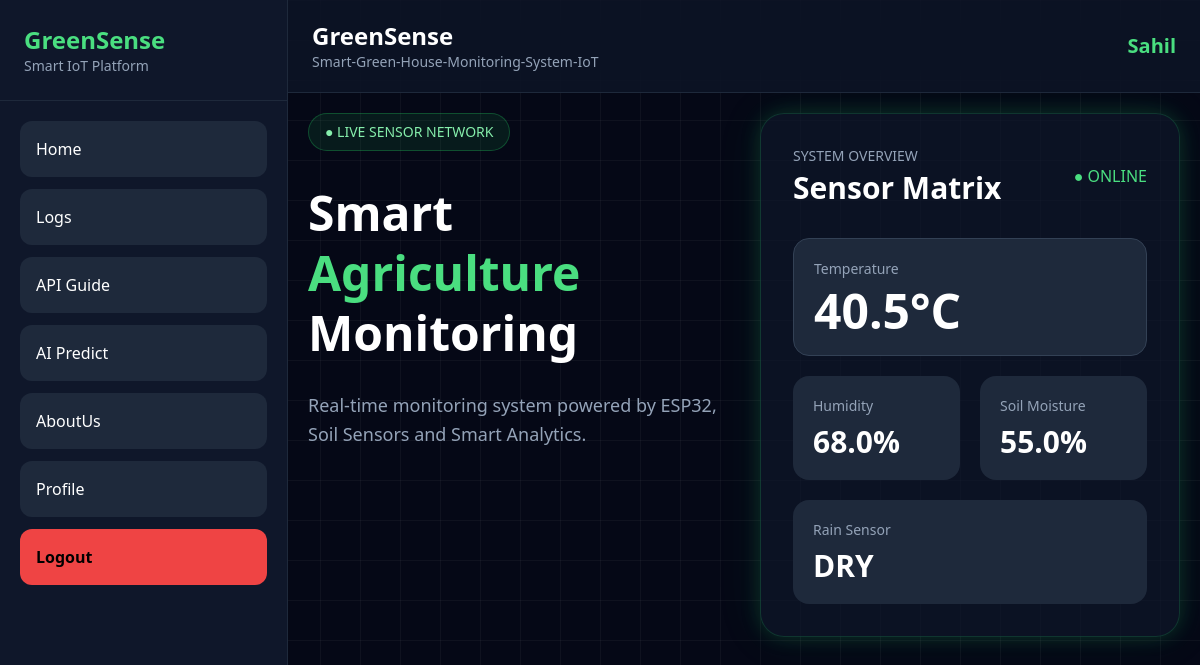
Page / (signed in) on the earlier database version.
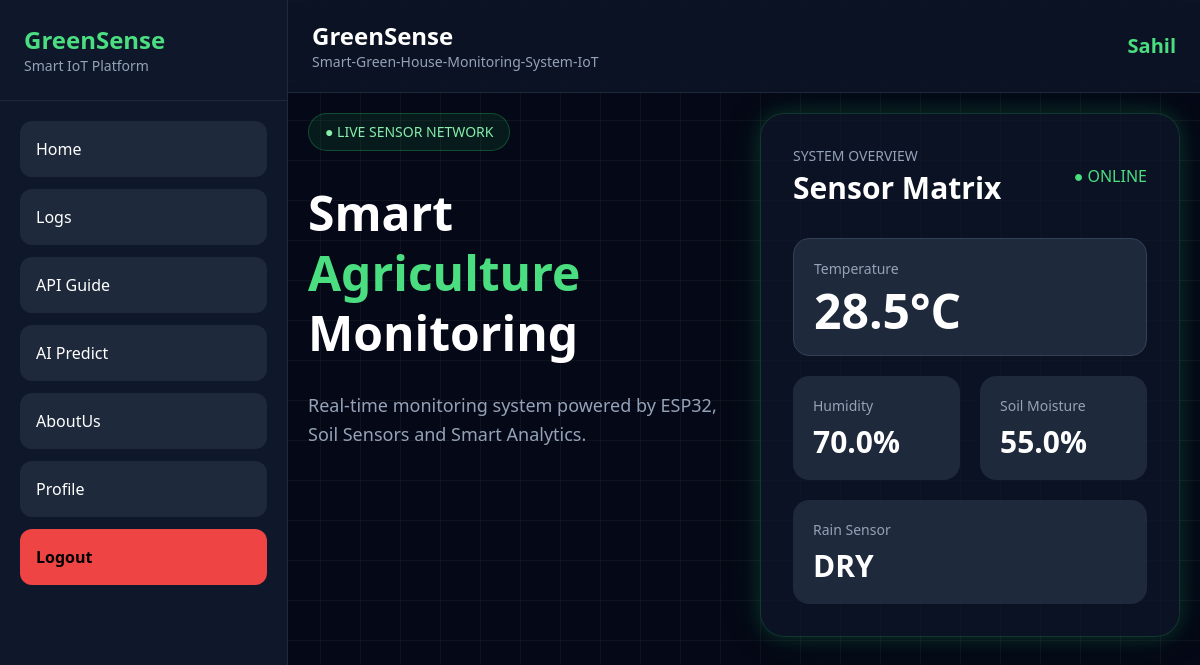
Same page on the later database version.
### tables this page shows
CREATE TABLE logdata (
                logid INTEGER PRIMARY KEY AUTOINCREMENT,
                devicename TEXT DEFAULT 'device123',
                tempval REAL DEFAULT 0.0,
                humval REAL DEFAULT 0.0,
                soilmoistureval REAL DEFAULT 0.0,
                rainval INTEGER DEFAULT 0,
                timestamp DATETIME DEFAULT CURRENT_TIMESTAMP
            );

### app.py (the view)
@app.route("/")
@loginRequired
def homePage():
    try:
        connection = getDbConnection()
        cursor = connection.cursor()
        cursor.execute("""
            SELECT *
            FROM logdata
            ORDER BY logid DESC
            LIMIT 1
        """)
        latestLog = cursor.fetchone()
        connection.close()
        return render_template(
            "welcome.html",
            latestLog=latestLog
        )
    except Exception as error:
        print(f"error | home page failed | app.py | {error}")
        return "Internal Server Error"

### app.py (called while the page is built)
def getDbConnection():
    try:
        connection = sqlite3.connect(dbPath)
        connection.row_factory = sqlite3.Row
        return connection
    except Exception as error:
        print(f"error | database connection failed | app.py | {error}")
        return None

def loginRequired(routeFunction):
    @wraps(routeFunction)
    def wrappedFunction(*args, **kwargs):
        if not session.get("username"):
            return redirect("/login")
        return routeFunction(*args, **kwargs)
    return wrappedFunction

### templates/welcome.html
{% extends "base.html" %}
{% block content %}
<div class="grid lg:grid-cols-2 gap-8">
    <div>
        <div class="inline-flex items-center gap-2 border border-green-500/30 bg-green-500/10 px-4 py-2 rounded-full text-green-300 text-sm mb-8">
            ● LIVE SENSOR NETWORK
        </div>
        <h1 class="text-5xl font-black leading-tight">
            Smart
            <span class="text-green-400">
                Agriculture
            </span>
            Monitoring
        </h1>
        <p class="mt-7 text-slate-400 text-lg leading-relaxed">
            Real-time monitoring system powered by ESP32,
            Soil Sensors and Smart Analytics.
        </p>
    </div>
    <div class="glowBox border border-green-500/20 rounded-3xl p-8 bg-slate-900/70">
        <div class="flex items-center justify-between mb-8">
            <div>
                <p class="text-slate-400 text-sm">
                    SYSTEM OVERVIEW
                </p>
                <h2 class="text-3xl font-black mt-1">
                    Sensor Matrix
                </h2>
            </div>
            <div class="text-green-400">
                ● ONLINE
            </div>
        </div>
        {% if latestLog %}
        <div class="space-y-5">
            <div class="bg-slate-800 rounded-2xl p-5 border border-slate-700">
                <p class="text-slate-400 text-sm">
                    Temperature
                </p>
                <h3 class="text-5xl font-black mt-2">
                    {{ latestLog.tempval }}°C
                </h3>
            </div>
            <div class="grid grid-cols-2 gap-5">
                <div class="bg-slate-800 rounded-2xl p-5">
                    <p class="text-slate-400 text-sm">
                        Humidity
                    </p>
                    <h3 class="text-3xl font-black mt-2">
                        {{ latestLog.humval }}%
                    </h3>
                </div>
                <div class="bg-slate-800 rounded-2xl p-5">
                    <p class="text-slate-400 text-sm">
                        Soil Moisture
                    </p>
                    <h3 class="text-3xl font-black mt-2">
                        {{ latestLog.soilmoistureval }}%
                    </h3>
                </div>
            </div>
            <div class="bg-slate-800 rounded-2xl p-5">
                <p class="text-slate-400 text-sm">
                    Rain Sensor
                </p>
                <h3 class="text-3xl font-black mt-2">
                    {% if latestLog.rainval == 1 %}
                        RAIN DETECTED
                    {% else %}
                        DRY
                    {% endif %}
                </h3>
            </div>
        </div>
        {% else %}
        <div class="text-center py-20 text-slate-400">
            No Sensor Data Available
        </div>
        {% endif %}
    </div>
</div>
{% endblock %}

### templates/base.html (shortened to what this page needs)
<!DOCTYPE html>
<html lang="en">
<head>
    <script src="https://cdn.tailwindcss.com"></script>
</head>
<body class="text-white min-h-screen">
    <div class="flex">
        <aside id="sidebar"
            class="fixed lg:relative z-50 top-0 left-0 h-screen w-72 bg-slate-900 border-r border-slate-800 transform -translate-x-full lg:translate-x-0 transition duration-300">
            <div class="p-6 flex items-center justify-between border-b border-slate-800">
                <div>
                    <h1 class="text-2xl font-black text-green-400">
                        GreenSense
                    </h1>
                    <p class="text-sm text-slate-400">
                        Smart IoT Platform
                    </p>
                </div>
            </div>
            <nav class="p-5 space-y-3">
                <a href="/" class="block bg-slate-800 hover:bg-green-500 hover:text-black transition rounded-xl p-4">Home</a>
                <a href="/logdata" class="block bg-slate-800 hover:bg-green-500 hover:text-black transition rounded-xl p-4">Logs</a>
                <a href="/apiguide" class="block bg-slate-800 hover:bg-green-500 hover:text-black transition rounded-xl p-4">API Guide</a>
                <a href="/predict" class="block bg-slate-800 hover:bg-green-500 hover:text-black transition rounded-xl p-4">AI Predict</a>
                <a href="/aboutus" class="block bg-slate-800 hover:bg-green-500 hover:text-black transition rounded-xl p-4">AboutUs</a>
                <a href="/profile" class="block bg-slate-800 hover:bg-green-500 hover:text-black transition rounded-xl p-4">Profile</a>
                <a href="/logout" class="block bg-red-500 hover:bg-red-400 transition rounded-xl p-4 text-black font-bold">Logout</a>
            </nav>
        </aside>
        <main class="flex-1 min-h-screen">
            <header class="border-b border-slate-800 bg-slate-900/70 backdrop-blur-xl">
                <div class="px-6 py-5 flex items-center justify-between">
                    <div class="flex items-center gap-4">
                        <div>
                            <h1 class="text-2xl font-black">
                                GreenSense
                            </h1>
                            <p class="text-sm text-slate-400">
                                Smart-Green-House-Monitoring-System-IoT
                            </p>
                        </div>
                    </div>
                    {% if session.username %}
                    <div class="text-xl text-green-400 font-bold">
                        {{ session.username | title }}
                    </div>
                    {% endif %}
                </div>
            </header>
            <div class="p-5">
                {% block content %}{% endblock %}
            </div>
        </main>
    </div>
</body>
</html>

### templates/base.html (style rules this page uses)
body { background-color: #050816; background-image: linear-gradient(rgba(255,255,255,0.04) 1px, transparent 1px), linear-gradient(90deg, rgba(255,255,255,0.04) 1px, transparent 1px); background-size: 40px 40px; }
.glowBox { box-shadow: 0 0 20px rgba(34,197,94,0.2), 0 0 50px rgba(34,197,94,0.08); }

Differences in the rows shown:
no longer on this page (row unchanged): logdata: tempval "40.5", humval "68.0", soilmoistureval "55.0"
added logdata: tempval "28.5", humval "70.0", soilmoistureval "55.0"
